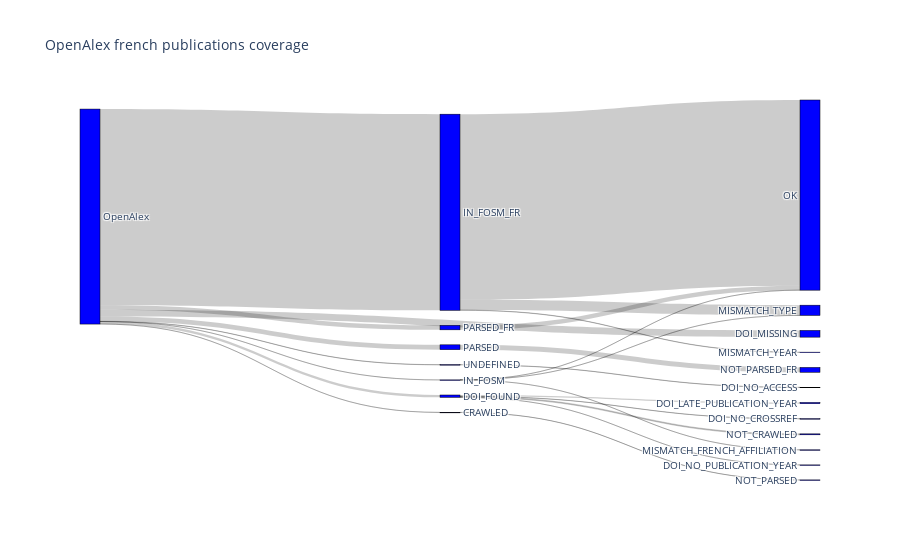

Here is the notebook cell this chart was saved with:
### Code cell
fig = go.Figure(data=[go.Sankey(
    node = dict(
      pad = 15,
      thickness = 20,
      line = dict(color = "black", width = 0.5),
      label = labels,
      color = "blue"
    ),
    link = dict(
      source = sources,
      target = targets,
      value = values
  ))])

fig.update_layout(title_text="OpenAlex french publications coverage", font_size=10)
fig.show()

### Figure 1 — Plotly figure (JSON) as saved in the notebook; plotly's stock layout.template omitted (floating-point values rounded to 4 significant figures)
{"data": [{"link": {"source": [0, 0, 0, 0, 0, 0, 0, 0, 4, 3, 3, 3, 3, 7, 7, 7, 8, 8, 8, 5, 6, 1], "target": [2, 8, 5, 6, 3, 1, 7, 4, 17, 15, 11, 13, 18, 27, 26, 28, 26, 25, 28, 16, 28, 10], "value": [2321, 67665, 1669, 1559, 812, 71, 42, 35, 35, 427, 58, 2, 325, 29, 8, 5, 3528, 92, 64045, 1669, 1559, 71]}, "node": {"color": "blue", "label": ["OpenAlex", "UNDEFINED", "DOI_MISSING", "DOI_FOUND", "CRAWLED", "PARSED", "PARSED_FR", "IN_FOSM", "IN_FOSM_FR", "BAD_DOI", "DOI_NO_ACCESS", "DOI_NO_CROSSREF", "DOI_NO_UNPAYWALL", "DOI_NO_PUBLICATION_YEAR", "DOI_EARLY_PUBLICATION_YEAR", "DOI_LATE_PUBLICATION_YEAR", "NOT_PARSED_FR", "NOT_PARSED", "NOT_CRAWLED", "ALEX_DOI_NOT_FOUND", "ALEX_AUTHORSHIPS_NOT_FOUND", "ALEX_YEAR_NOT_FOUND", "ALEX_TYPE_NOT_FOUND", "FOSM_YEAR_NOT_FOUND", "FOSM_TYPE_NOT_FOUND", "MISMATCH_YEAR", "MISMATCH_TYPE", "MISMATCH_FRENCH_AFFILIATION", "OK"], "line": {"color": "black", "width": 0.5}, "pad": 15, "thickness": 20}, "type": "sankey"}], "layout": {"font": {"size": 10}, "title": {"text": "OpenAlex french publications coverage"}}}
